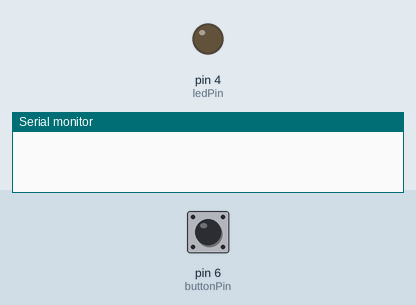
The sketch below on a simulated Arduino Uno, built with avr-gcc and run on an emulated ATmega328P. Parts: output pins drawn as LEDs (lit = HIGH), the last lines printed to the serial monitor. The inputs (shaded band) are chosen by the test bench; at power-on: pin 6 (buttonPin) LOW.

Above: at 1.2 s.
1.3 s: pin 6 (buttonPin) pulled HIGH for 0.15 s
At 1.37 s:
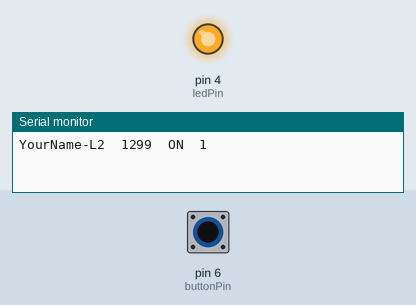
2.9 s: pin 6 (buttonPin) pulled HIGH for 3.2 s
At 6.8 s:
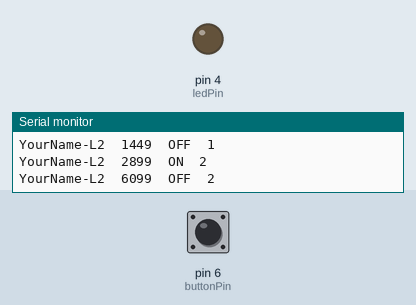
Timing chart, 0 to 8.3 s (numbered marks = the images above; inputs shaded):
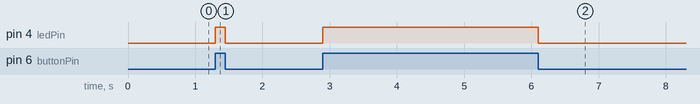

The sketch:

sketch_20211012_Lesson2_with_notify_millies_and_keywords.ino
```cpp
//Button to turn ON/OFF LED

#define MY_KEYWORD  "YourName-L2"

//Constants won't change. They're used here to set pin numbers:
const int buttonPin = 6; // the number of the pushbutton pin
const int ledPin = 4; // the number of the LED pin

// variables will change:
int buttonState = 0; // variable for reading the pushbutton status

void setup() {
  // initialize the LED pin as an output:
  pinMode(ledPin, OUTPUT);
  // initialize the pushbutton pin as an input:
  pinMode(buttonPin, INPUT);
  Serial.begin(57600);
}

int cnt = 0;

void loop() {
  static boolean prevStat = false;
  // read the state of the pushbutton value:
  buttonState = digitalRead(buttonPin);

  // check if the pushbutton is pressed. If it is, the buttonState is HIGH:
  if (buttonState == HIGH) {
    // turn LED on:
    digitalWrite(ledPin, HIGH);
    if (prevStat == false) {
      prevStat = true;
      cnt++;
      Serial.print(MY_KEYWORD);
      Serial.print("\t"); Serial.print(millis());
      Serial.print("\tON");
      Serial.print("\t"); Serial.println(cnt);
    }

  } else {
    // turn LED off:
    digitalWrite(ledPin, LOW);
    if (prevStat == true) {
      prevStat = false;
      Serial.print(MY_KEYWORD);
      Serial.print("\t"); Serial.print(millis());
      Serial.print("\tOFF");
      Serial.print("\t"); Serial.println(cnt);
    }
  }
}
```

Measured:
- after the input at 1.3 s, pin 4 (ledPin): LOW → HIGH at once, → LOW 0.15 s later
- after the input at 2.9 s, pin 4 (ledPin): LOW → HIGH at once, → LOW 3.2 s later
